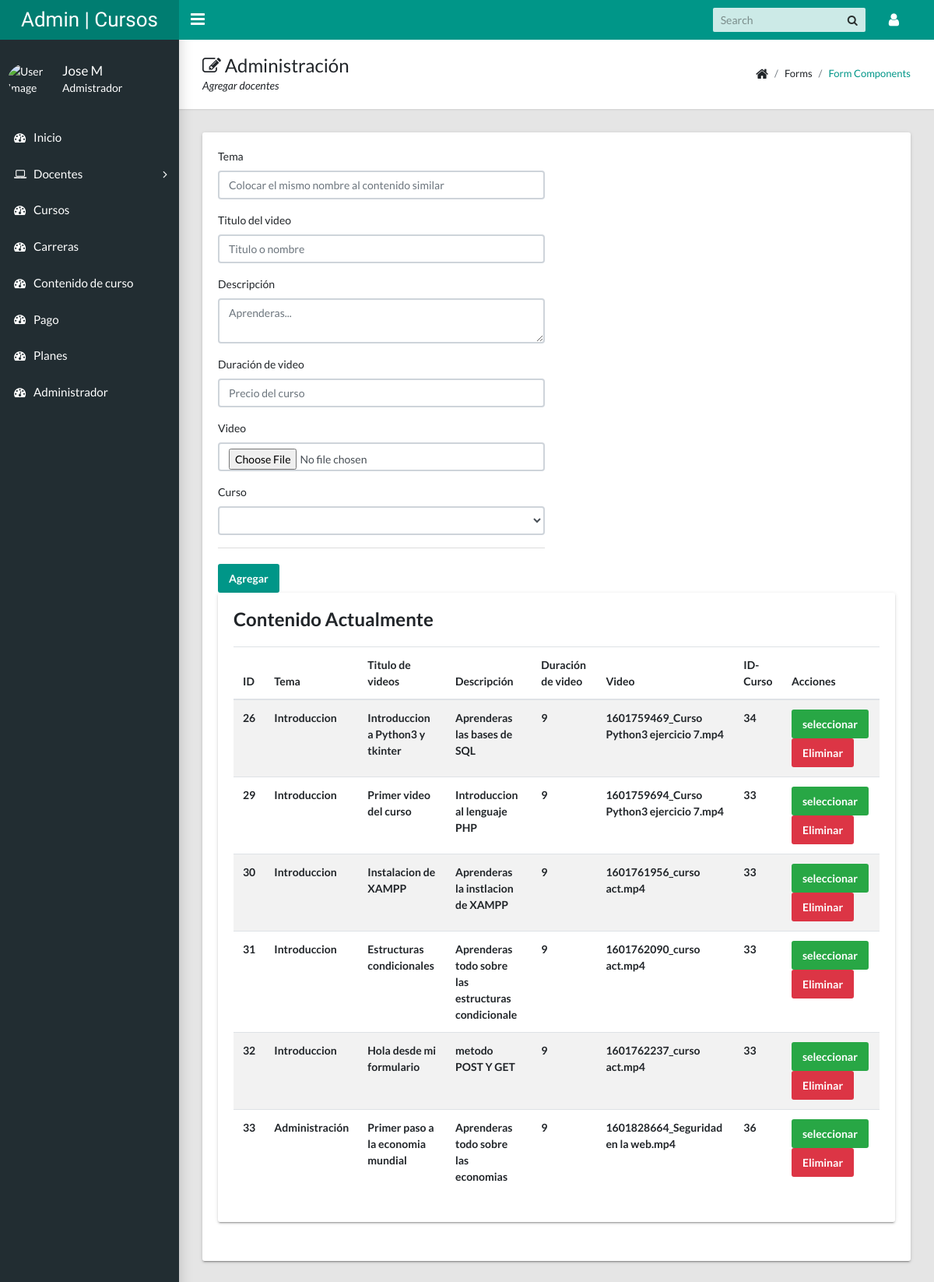
Screenshot of /admin/vistaContenido.php (signed in) with the database file from the repository.
### tables this page shows
CREATE TABLE `contenido` (
  `Id` int(11) NOT NULL,
  `Temas` varchar(100) NOT NULL,
  `Nombre` varchar(50) NOT NULL,
  `Descripcion` varchar(50) NOT NULL,
  `DuracionVideo` decimal(50,0) NOT NULL,
  `Video` varchar(100) NOT NULL,
  `Id_Curso` int(11) NOT NULL
);

### admin/modulos/contenidoCurso.php (called while the page is built, shortened)
<?php
include_once "../config/conexion.php";
$temaContenido = isset($_POST['temaContenido']) ? $_POST['temaContenido'] : "";
$tituloVideo = isset($_POST['tituloVideo']) ? $_POST['tituloVideo'] : "";
$duracion = isset($_POST['duracion']) ? $_POST['duracion'] : "";
$video = isset($_FILES['video']['name']) ? $_FILES['video']['name'] : "";
$cursoId = isset($_POST['cursoId']) ? $_POST['cursoId'] : "";
print_r($video);
$sql = "SELECT * FROM contenido ORDER BY Id ASC";
$sentencia = $pdo->prepare($sql);
$sentencia->execute();
$resultadoContenido = $sentencia->fetchAll(PDO::FETCH_ASSOC);
$sql = "SELECT * FROM curso ORDER BY Id ASC";
$sentencia = $pdo->prepare($sql);
$sentencia->execute();
$resultado = $sentencia->fetchAll(PDO::FETCH_ASSOC);
?>

### admin/vistaContenido.php (the view, shortened to what this page needs)
<?php include_once "templates/header.php";   ?>
<?php include_once "templates/sidebar.php";   ?>
<?php include_once "modulos/contenidoCurso.php";   ?>
<main class="app-content">
  <div class="app-title">
    <div>
      <h1><i class="fa fa-edit"></i> Administración</h1>
      <p>Agregar docentes</p>
    </div>
    <ul class="app-breadcrumb breadcrumb">
      <li class="breadcrumb-item"><i class="fa fa-home fa-lg"></i></li>
      <li class="breadcrumb-item">Forms</li>
      <li class="breadcrumb-item"><a href="#">Form Components</a></li>
    </ul>
  </div>
  <div class="row">
    <div class="col-md-12">
      <div class="tile">
        <div class="row">
          <div class="col-lg-6">
            <form action="" method="POST" enctype="multipart/form-data">
              <div class="form-group">
                <label for="temaContenido">Tema</label>
                <input name="temaContenido" class="form-control" id="temaContenido" type="text" placeholder="Colocar el mismo nombre al contenido similar" value="<?php echo $temaContenido ?>">
              </div>
              <div class="form-group">
                <label for="tituloVideo">Titulo del video</label>
                <input name="tituloVideo" class="form-control" id="tituloVideo" type="text" placeholder="Titulo o nombre" value="<?php echo $tituloVideo ?>">
              </div>
              <div class="form-group">
                <label for="descripcion">Descripción</label>
                <textarea name="descripcion" class="form-control" id="descripcion" type="textarea" placeholder="Aprenderas..."><?php echo $descripcion ?></textarea>
              </div>
              <div class="form-group">
                <label for="duracion">Duración de video</label>
                <input min="0" max="100" name="duracion" class="form-control" id="duracion" type="number" placeholder="Precio del curso" value="<?php echo $duracion ?>">
              </div>
              <div class="form-group">
                <label for="video">Video</label>
                <input name="video" class="form-control" id="video" accept="video/*" type="file" placeholder="Video->formato MP4" value="<?php echo $video; ?>">
              </div>
              <div class="form-group">
                <label for="cursoId">Curso</label>
                <select class="form-control" id="cursoId" name="cursoId" required="">
                  <option value="<?php echo $cursoId ?>"><?php if($cursoId != ''){echo "Actualmente o cambiar";} ?></option>
                  <?php foreach($resultado as $fila) : ?>
                  <option value="<?php echo $fila['Id']; ?>"><?php echo $fila['Nombre']; ?></option>
              	<?php endforeach ?>
                </select>
              </div>
              <div class="tile-footer">
                <?php if (isset($_POST['seleccionar'])) { ?>
    		        <input name="accion" value="Actualizar" class="btn btn-primary" type="submit">
                <?php }else{ ?>
                <input name="accion" value="Agregar" class="btn btn-primary" type="submit">
                <?php } ?>
    		      </div>
            </form>
        </div>
      </div>
      <div class="row">
        <div class="col-md-12">
          <div class="tile">
            <h3 class="tile-title">Contenido Actualmente</h3>
            <div class="table-responsive">
              <table class="table table-striped">
                <thead>
                  <tr>
                    <th>ID</th>
                    <th>Tema</th>
                    <th>Titulo de videos</th>
                    <th>Descripción</th>
                    <th>Duración de video</th>
                    <th>Video</th>
                    <th>ID-Curso</th>
                    <th>Acciones</th>
                  </tr>
                </thead>
                <tbody>
                  	<?php foreach ($resultadoContenido as $data) : ?>
                  		<tr>
                  			<th><?php echo $data['Id'] ?></th>
                  			<th><?php echo $data['Temas'] ?></th>
                  			<th><?php echo $data['Nombre'] ?></th>
                  			<th><?php echo $data['Descripcion'] ?></th>
                  			<th><?php echo $data['DuracionVideo'] ?></th>
                  			<th><?php echo $data['Video'] ?></th>
                        <th><?php echo $data['Id_Curso'] ?></th>
                  			<th>
                  				<form action="" method="POST" enctype="multipart/form-data">
                            <input class="btn btn-success" type="submit" name="seleccionar" value="seleccionar">
                          <button class="btn btn-danger" type="submit" name="accion" value="Eliminar">Eliminar</button>
                          </form>
                  			</th>
                  		</tr>
                  	<?php endforeach ?>
                </tbody>
              </table>
            </div>
          </div>
        </div>
        </div>
      </div>
    </div>
  </div>
</main>
<?php include_once "templates/footer.php"; ?>

### admin/templates/header.php (shortened to what this page needs)
<!DOCTYPE html>
<html lang="es">
  <head>
    <link rel="stylesheet" type="text/css" href="./recursos/css/main.css">
    <link rel="stylesheet" type="text/css" href="https://maxcdn.bootstrapcdn.com/font-awesome/4.7.0/css/font-awesome.min.css">
  </head>
  <body class="app sidebar-mini">
    <header class="app-header"><a class="app-header__logo" href="index.html">Admin | Cursos</a>
      <a class="app-sidebar__toggle" href="#" data-toggle="sidebar" aria-label="Hide Sidebar"></a>
      <ul class="app-nav">
        <li class="app-search">
          <input class="app-search__input" type="search" placeholder="Search">
          <button class="app-search__button"><i class="fa fa-search"></i></button>
        </li>
        <li class="dropdown"><a class="app-nav__item" href="#" data-toggle="dropdown" aria-label="Open Profile Menu"><i class="fa fa-user fa-lg"></i></a>
        </li>
      </ul>
    </header>

### admin/templates/sidebar.php (shortened to what this page needs)
<aside class="app-sidebar">
  <div class="app-sidebar__user"><img style="width: 55px" class="app-sidebar__user-avatar" src="./recursos/images/fotoDocente/<?php echo $_SESSION['admin']['Foto']; ?>" alt="User Image">
    <div>
      <p class="app-sidebar__user-name"><?php echo $_SESSION['admin']['Nombres']; ?></p>
      <p class="app-sidebar__user-designation">Admistrador</p>
    </div>
  </div>
  <ul class="app-menu">
    <li><a class="app-menu__item" href="home.php"><i class="app-menu__icon fa fa-dashboard"></i><span class="app-menu__label">Inicio</span></a></li>
    <li class="treeview"><a class="app-menu__item" href="#" data-toggle="treeview"><i class="app-menu__icon fa fa-laptop"></i><span class="app-menu__label">Docentes</span><i class="treeview-indicator fa fa-angle-right"></i></a>
    </li>
    <li><a class="app-menu__item" href="vistaCurso.php"><i class="app-menu__icon fa fa-dashboard"></i><span class="app-menu__label">Cursos</span></a></li>
    <li><a class="app-menu__item" href="vistaCarrera.php"><i class="app-menu__icon fa fa-dashboard"></i><span class="app-menu__label">Carreras</span></a>
    <li><a class="app-menu__item" href="vistaContenido.php"><i class="app-menu__icon fa fa-dashboard"></i><span class="app-menu__label">Contenido de curso</span></a>
    <li><a class="app-menu__item" href="#"><i class="app-menu__icon fa fa-dashboard"></i><span class="app-menu__label">Pago</span></a>
    <li><a class="app-menu__item" href="#"><i class="app-menu__icon fa fa-dashboard"></i><span class="app-menu__label">Planes</span></a>
    <li><a class="app-menu__item" href="#"><i class="app-menu__icon fa fa-dashboard"></i><span class="app-menu__label">Administrador</span></a>
  </ul>
</aside>

### admin/templates/footer.php (shortened to what this page needs)
  </body>
</html>

### rows the page displays
contenido: Id "26", Temas "Introduccion", Nombre "Introduccion a Python3 y tkinter", Descripcion "Aprenderas las bases de SQL", DuracionVideo "9", Video "1601759469_Curso Python3 ejercicio 7.mp4", Id_Curso "34"
contenido: Id "29", Temas "Introduccion", Nombre "Primer video del curso", Descripcion "Introduccion al lenguaje PHP", DuracionVideo "9", Video "1601759694_Curso Python3 ejercicio 7.mp4", Id_Curso "33"
contenido: Id "30", Temas "Introduccion", Nombre "Instalacion de XAMPP", Descripcion "Aprenderas la instlacion de XAMPP", DuracionVideo "9", Video "1601761956_curso act.mp4", Id_Curso "33"
contenido: Id "31", Temas "Introduccion", Nombre "Estructuras condicionales", Descripcion "Aprenderas todo sobre las estructuras condicionale", DuracionVideo "9", Video "1601762090_curso act.mp4", Id_Curso "33"
contenido: Id "32", Temas "Introduccion", Nombre "Hola desde mi formulario", Descripcion "metodo POST Y GET", DuracionVideo "9", Video "1601762237_curso act.mp4", Id_Curso "33"
contenido: Id "33", Temas "Administración", Nombre "Primer paso a la economia mundial", Descripcion "Aprenderas todo sobre las economias", DuracionVideo "9", Video "1601828664_Seguridad en la web.mp4", Id_Curso "36"

### other values shown
$_SESSION['admin']['Nombres'] "Jose M"
